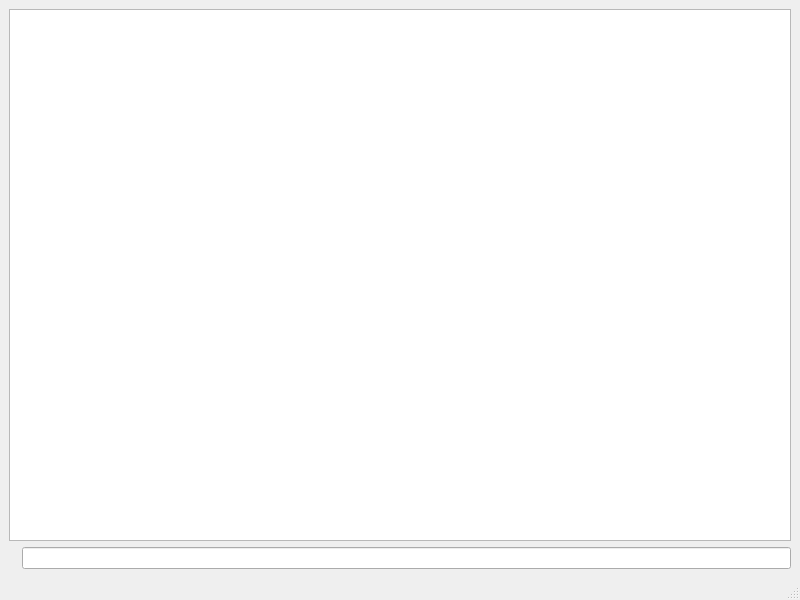
<?xml version="1.0" encoding="UTF-8"?>
<ui version="4.0">
 <class>main_window</class>
 <widget class="QMainWindow" name="main_window">
  <property name="geometry">
   <rect>
    <x>0</x>
    <y>0</y>
    <width>800</width>
    <height>600</height>
   </rect>
  </property>
  <property name="sizePolicy">
   <sizepolicy hsizetype="Preferred" vsizetype="Preferred">
    <horstretch>0</horstretch>
    <verstretch>0</verstretch>
   </sizepolicy>
  </property>
  <property name="windowTitle">
   <string>MainWindow</string>
  </property>
  <property name="tabShape">
   <enum>QTabWidget::Rounded</enum>
  </property>
  <widget class="QWidget" name="central_widget">
   <layout class="QHBoxLayout" name="horizontalLayout">
    <item>
     <layout class="QVBoxLayout" name="console_layout">
      <item>
       <widget class="QPlainTextEdit" name="console_log">
        <property name="readOnly">
         <bool>true</bool>
        </property>
       </widget>
      </item>
      <item>
       <layout class="QHBoxLayout" name="horizontalLayout_4">
        <item>
         <widget class="QLabel" name="console_prompt">
          <property name="text">
           <string/>
          </property>
         </widget>
        </item>
        <item>
         <widget class="QLineEdit" name="console_input">
          <property name="frame">
           <bool>true</bool>
          </property>
         </widget>
        </item>
       </layout>
      </item>
     </layout>
    </item>
   </layout>
  </widget>
  <widget class="QMenuBar" name="menu_bar">
   <property name="geometry">
    <rect>
     <x>0</x>
     <y>0</y>
     <width>800</width>
     <height>26</height>
    </rect>
   </property>
  </widget>
  <widget class="QStatusBar" name="status_bar"/>
 </widget>
 <resources/>
 <connections/>
</ui>
